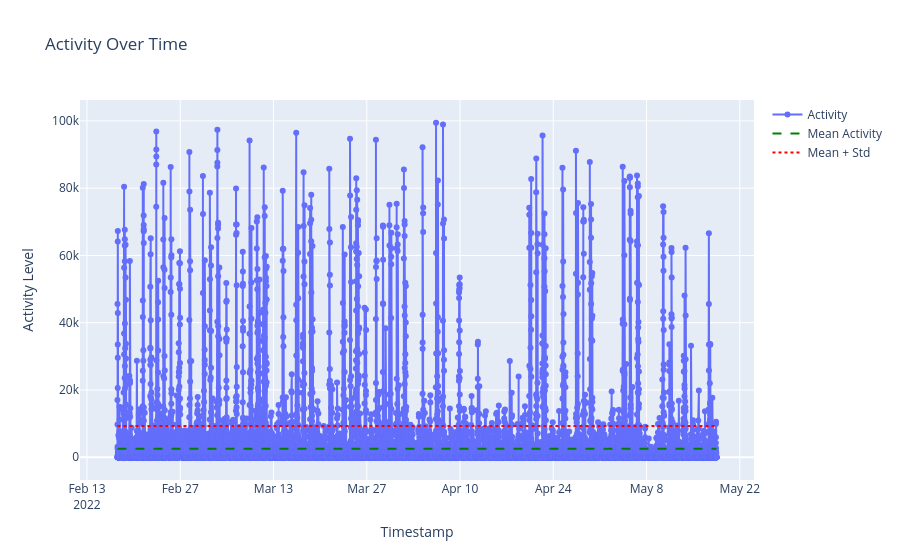

The notebook cell saved with this chart:
### Code cell
mean_activity = data_activity['Activity'].mean()
std_activity = data_activity['Activity'].std()
fig = go.Figure()
fig.add_trace(go.Scatter(x=data_activity.index, y=data_activity['Activity'], mode='lines + markers', name='Activity'))
fig.add_trace(go.Scatter(
    x=data_activity.index, 
    y=[mean_activity] * len(data_activity), 
    mode='lines', 
    name='Mean Activity',
    line=dict(dash='dash', color='green')
))
fig.add_trace(go.Scatter(
    x=data_activity.index, 
    y=[std_activity] * len(data_activity), 
    mode='lines', 
    name='Mean + Std',
    line=dict(dash='dot', color='red')
))
fig.update_layout(
    title="Activity Over Time",
    xaxis_title="Timestamp",
    yaxis_title="Activity Level",
)
fig.show()

### Figure 1 — Plotly figure (JSON) as saved in the notebook; plotly's stock layout.template omitted (floating-point values rounded to 4 significant figures; data arrays with more than 128 entries replaced by an {"elided": "..."} marker saying what was removed)
{"data": [{"mode": "lines+markers", "name": "Activity", "type": "scatter", "x": {"elided": "19422 str values"}, "y": {"elided": "19422 float values"}}, {"line": {"color": "green", "dash": "dash"}, "mode": "lines", "name": "Mean Activity", "type": "scatter", "x": {"elided": "19422 str values"}, "y": {"elided": "19422 float values"}}, {"line": {"color": "red", "dash": "dot"}, "mode": "lines", "name": "Mean + Std", "type": "scatter", "x": {"elided": "19422 str values"}, "y": {"elided": "19422 float values"}}], "layout": {"title": {"text": "Activity Over Time"}, "xaxis": {"title": {"text": "Timestamp"}}, "yaxis": {"title": {"text": "Activity Level"}}}}
